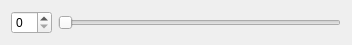
<?xml version="1.0" encoding="UTF-8"?>
<ui version="4.0">
 <class>SmallWidget</class>
 <widget class="QWidget" name="SmallWidget">
  <property name="geometry">
   <rect>
    <x>0</x>
    <y>0</y>
    <width>352</width>
    <height>40</height>
   </rect>
  </property>
  <property name="windowTitle">
   <string>Form</string>
  </property>
  <layout class="QHBoxLayout" name="horizontalLayout">
   <item>
    <widget class="QSpinBox" name="spinBox"/>
   </item>
   <item>
    <widget class="QSlider" name="horizontalSlider">
     <property name="orientation">
      <enum>Qt::Horizontal</enum>
     </property>
    </widget>
   </item>
  </layout>
 </widget>
 <resources/>
 <connections/>
</ui>
